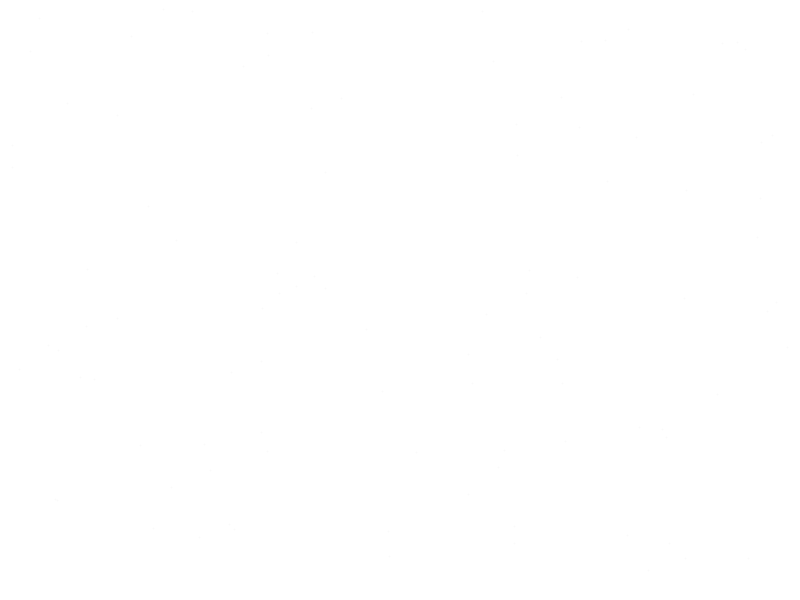
Frame 1 (no input)
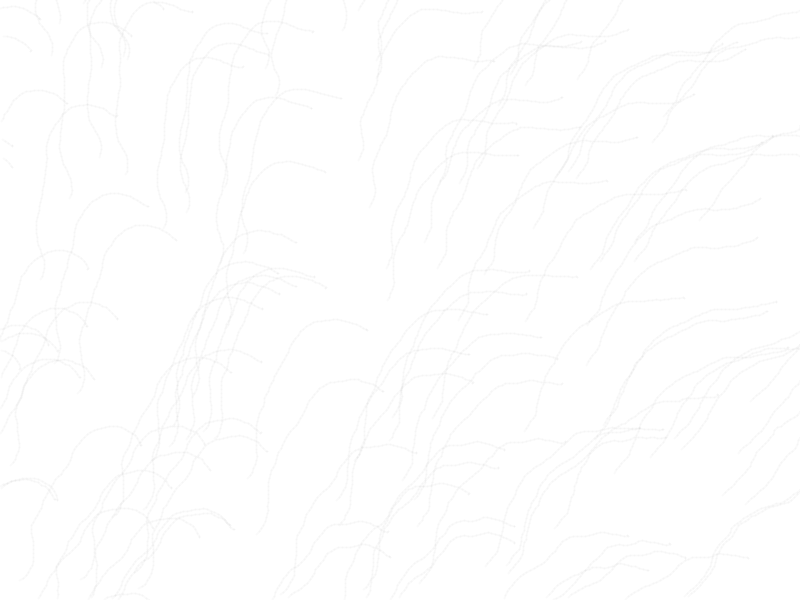
Frame 60 (the mouse pressed at the canvas centre just before this capture)
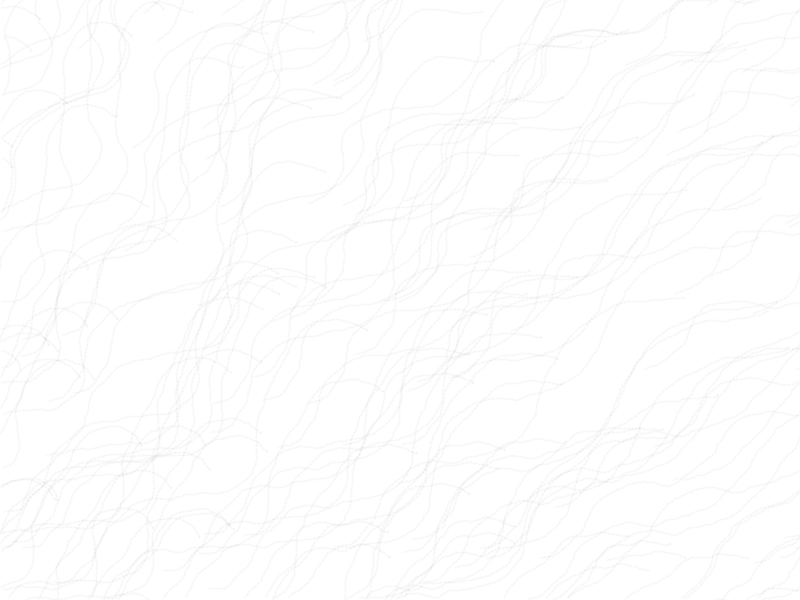
Frame 120 (the mouse held since frame 60 and released just before this capture)

The Processing sketch that drew these frames (run headless with seeded random() and noise(); from frame 60 on, the mouse is pressed at the canvas centre):

// Processing sketch: flow_field_18_05_22
// ── flow_field_18_05_22.pde
int cols, rows;
int slicing = 20;
float zOff = 0;

Particle[] p;
PVector[] flowField;

void setup(){
  size(800, 600);
  
  cols = width / slicing;
  rows = height / slicing;
  
  p = new Particle[100];
  
  flowField = new PVector[rows * cols];
  
  for(int i=0; i < p.length; i++){
    p[i] = new Particle(cols);
  }
  
  background(255);
  
}


void draw(){
  
  float yOff = 0;
  for (int y = 0; y < rows; y++){
    float xOff = 0;
    for (int x = 0; x < cols; x++){
      
      float col = noise(xOff, yOff, zOff) * TWO_PI;
      
      PVector a = PVector.fromAngle(col);
      a.setMag(5);
      
      int index = x + y * cols;
      
      flowField[index] = a;
      
      //stroke(0, 50);
      //strokeWeight(1);
      //pushMatrix();
      //translate(x*slicing, y*slicing);
      //rotate(a.heading());
      //line(0, 0, slicing, 0);
      //popMatrix();
      
      xOff += 0.01;
    }
    
    yOff += 0.01;
    zOff += 0.004;
  }
  
  
  for (Particle pt : p){
      pt.display();
      pt.move();
      pt.edge();
      
      
      pt.flow(flowField);  
  }

}

// ── Particle.pde
class Particle{
  PVector loc;
  PVector vel;
  PVector acc;
  
  float prevX;
  float prevY;
  
  int cols;
  
  Particle(int cols){
    loc = new PVector(random(width), random(height));
    vel = PVector.random2D();
    
    update();
    
    acc = new PVector();
    
    this.cols = cols;
  }
  
  void display(){
    stroke(0, 5);
    strokeWeight(2);
    line(prevX, prevY, loc.x, loc.y);
    
    update();
  }
  
  
  void applyForce(PVector force){
    acc.add(force);
  }
  
  void flow(PVector[] vectors){
    int x = floor(loc.x / 20);
    int y = floor(loc.y / 20);
    
    int index = x + y * cols;
    
    if (index >= vectors.length) return;
    
    PVector force = vectors[index];
    
    applyForce(force);
    
  }
  
  void move(){
    vel.add(acc);
    vel.limit(4);
    loc.add(vel);
    acc.mult(0);
  }
  
  
  void update(){
    prevX = loc.x;
    prevY = loc.y;
  }
  
  
  void edge(){
    if(loc.x > width){ 
      loc.x = 0;
      update();
    }  
    if(loc.y > height){ 
      loc.y = 0;
      update();
    }  
    if(loc.x < 0){ 
      loc.x = width;
      update();
    }  
    if(loc.y < 0){ 
      loc.y = height;
      update();
    }  
  }
  
  
  
}
